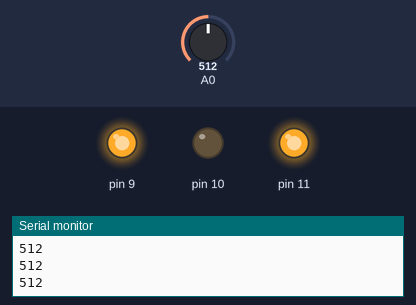
The sketch below on a simulated Arduino Uno, built with avr-gcc and run on an emulated ATmega328P. On the bench: output pins drawn as LEDs (lit = HIGH), the last lines printed to the serial monitor. The inputs (shaded band) are chosen by the test bench; at power-on: A0 = 512.

Above: at 1.2 s.
1.3 s: A0 set to 306
At 2.5 s:
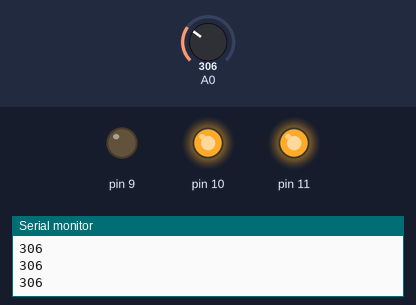
2.8 s: A0 set to 511
At 3.2 s:
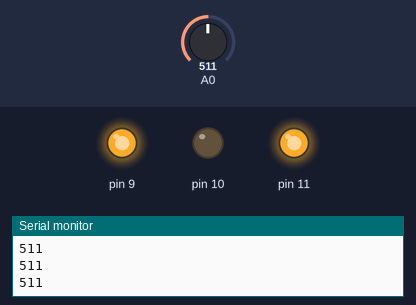
4.3 s: A0 set to 246
At 4.9 s:
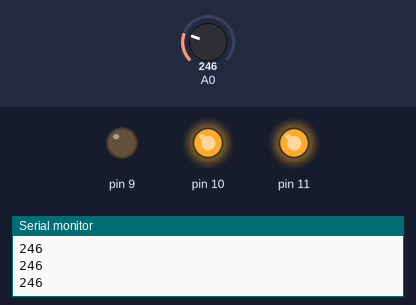
5.8 s: A0 set to 716
At 6.1 s:
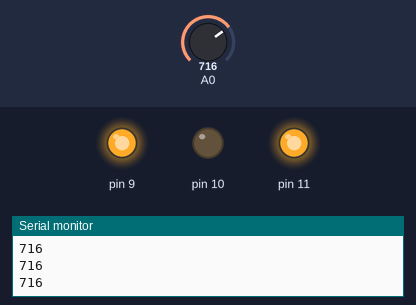
Timing chart, 0 to 8.3 s (numbered marks = the images above; inputs shaded):
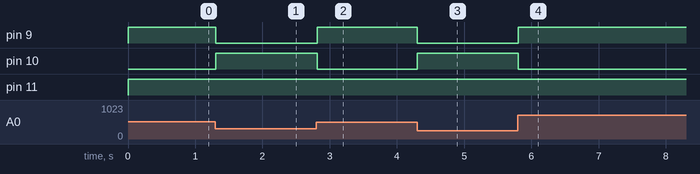

The sketch:

PID_Arduino_DC.ino
```cpp
float soll = 500;
float error, preverror;
float p = 0,i = 0,d = 0;
float delaytime = 1;

float throttle = 0;

void setup() {
  Serial.begin(9600);

  pinMode(9,OUTPUT);
  pinMode(10,OUTPUT);
  pinMode(11,OUTPUT);

}

void loop() {
  int pos = analogRead(A0);
  error = soll - pos;

  p = error * 10;
  i += 0 * error * (delaytime/1000);
  d = 0 * ((error - preverror)/(delaytime/1000));

  float pid = p+i+d;

  throttle += pid;

  if(throttle < 0){ //-
    digitalWrite(9, HIGH);
    digitalWrite(10, LOW);
  }else{
    digitalWrite(9, LOW);
    digitalWrite(10, HIGH);
  }

  if(throttle > 256){
    throttle = 255;
  }

  if(throttle < -256){
    throttle = -255;
  }

  analogWrite(11, abs(throttle));

  Serial.println(pos);

  delay(delaytime);

}
```

Measured:
- after the input at 1.3 s, pin 9: HIGH → LOW at once; pin 10: LOW → HIGH at once
- after the input at 2.8 s, pin 9: LOW → HIGH at once; pin 10: HIGH → LOW at once
- after the input at 4.3 s, pin 9: HIGH → LOW at once; pin 10: LOW → HIGH at once
- after the input at 5.8 s, pin 9: LOW → HIGH at once; pin 10: HIGH → LOW at once
